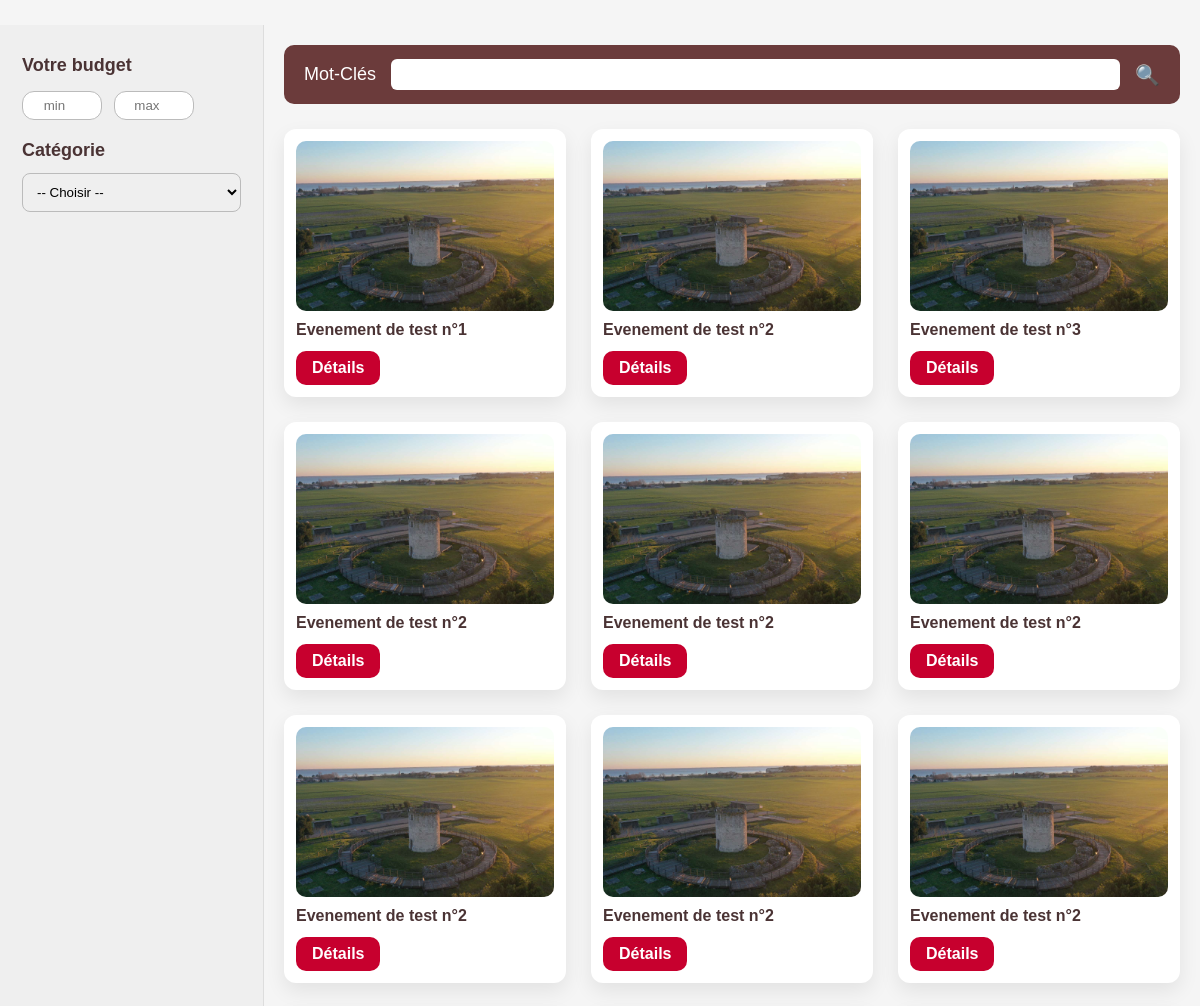
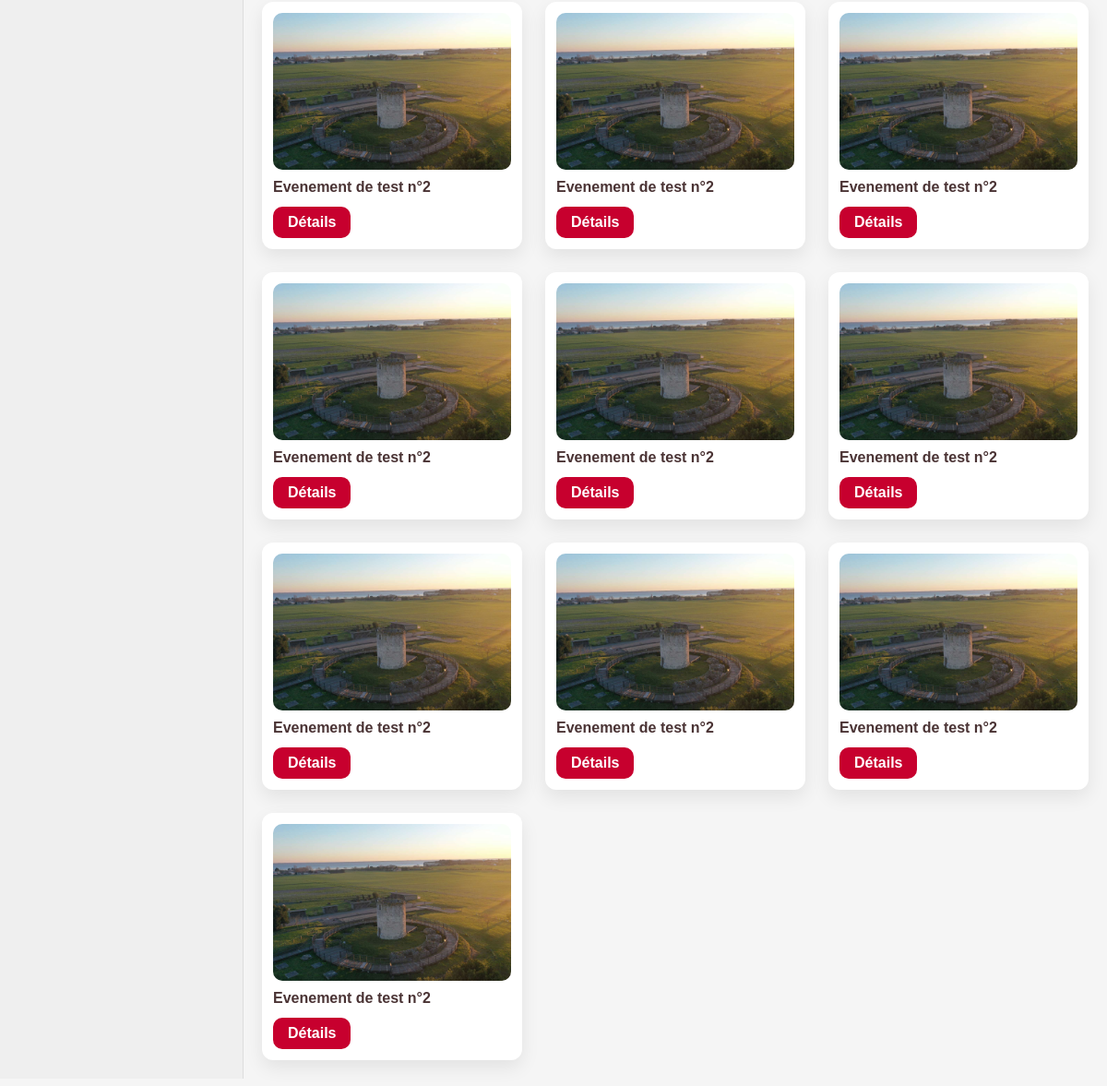
Screenshot of /site/controleurs/gestionEvent.php with the database file from the repository (2 pictures, top to bottom).
### tables this page shows
CREATE TABLE Evenement (
  idEvent INT NOT NULL AUTO_INCREMENT,
  libelleEvent VARCHAR(100) NOT NULL,
  descriptionEvent VARCHAR(500) NOT NULL,
  CONSTRAINT Evenement_PK PRIMARY KEY (idEvent)
);

### site/modeles/BaseEvenementDAO.php (called while the page is built, shortened)
<?php
include_once 'BaseDAO.php';
include_once 'Evenement.php';
class BaseEvenementDAO extends BaseDAO
{
    public function getLesEvenements(): array
    {
        try {
            $sql = "SELECT idEvent, libelleEvent, descriptionEvent FROM Evenement;";
            $stmt = $this->prepare($sql);
            $stmt->execute();
            $rows = $stmt->fetchAll(PDO::FETCH_ASSOC);
            $liste = [];
            foreach ($rows as $ligne) {
                $liste[] = new Evenement(
                    (int)$ligne['idEvent'],
                    (string)$ligne['libelleEvent'],
                    (string)$ligne['descriptionEvent']
                );
            }
            return $liste;
        } catch (Exception $e) {
            echo "Erreur : " . $e->getMessage();
            return [];
        }
    }
}

### site/modeles/BaseDAO.php (called while the page is built, shortened)
<?php
class BaseDAO
{
    protected PDO $db;
    protected function setConnexionBase(string $dsn, string $user, string $mdp, array $options): void
    {
        try {
            $this->db = new PDO($dsn, $user, $mdp, $options);
        } catch (PDOException $erreur) {
            die('Erreur de connexion à la base de données : ' . $erreur->getMessage());
        }
    }
    protected function prepare(string $sql): PDOStatement
    {
        return $this->db->prepare($sql);
    }
}

### site/modeles/Evenement.php (called while the page is built, shortened)
<?php
class Evenement
{
    private int $idEvent;
    private string $libelleEvent;
    public function __construct(int $id, string $lib, string $desc)
    {
        $this->idEvent = $id;
        $this->libelleEvent = $lib;
    }
    public function getId(): int
    {
        return $this->idEvent;
    }
    public function getLibEvent(): string
    {
        return $this->libelleEvent;
    }
}

### site/vues/listeEvents.php (the view, shortened to what this page needs)
<div class="events-container">
    <div class="sidebar">
        <div class="filter-title">Votre budget</div>
        <link rel="stylesheet" href="../styles/styleEvent.css">
        <link rel="stylesheet" href="../styles/styles.css">
        <div class="budget-zone">
            <input type="number" placeholder="min" class="budget-input">
            <input type="number" placeholder="max" class="budget-input">
        </div>
        <div class="filter-title" style="margin-top:20px;">Catégorie</div>
        <select>
            <option value="">-- Choisir --</option>
        </select>
    </div>
    <div class="content">
        <div class="search-bar">
            <span>Mot-Clés</span>
            <input type="text" class="search-input">
            <span class="search-icon">🔍</span>
        </div>
        <div class="event-grid">
            <?php
            foreach($lesEvents as $event) {
                echo '<div class="event-card">
                        <img src="../images/musee.jpg" alt="event">
                        <div class="event-title">' . htmlspecialchars($event->getLibEvent()) . '</div>
                        <a href="index.php?controleur=Event&action=afficherUn&id=' . htmlspecialchars($event->getId()) .'" class="details-link"> Détails </a>
                      </div>';
            }
            ?>
        </div>
    </div>
</div>

### site/styles/styleEvent.css (style rules this page uses)
.events-container { display: flex; width: 100%; background: #f5f5f5; padding: 25px 0; min-height: 99vh; box-sizing: border-box; }
.sidebar { width: 22%; background: #efefef; padding: 30px 22px; border-right: 1px solid #ddd; }
.filter-title { font-size: 18px; font-weight: 800; color: #4a3334; }
.budget-zone { margin-top: 15px; }
.budget-input { width: 80px; padding: 6px; margin-right: 8px; border-radius: 12px; border: 1px solid #bbb; text-align: center; }
select { margin-top: 12px; width: 100%; padding: 10px; border-radius: 8px; border: 1px solid #bbb; }
.content { width: 78%; padding: 20px; }
.search-bar { display: flex; align-items: center; gap: 15px; font-size: 18px; background: #6b3b3b; padding: 14px 20px; border-radius: 10px; color: white; }
.search-input { flex: 1; padding: 8px 12px; border-radius: 6px; border: none; }
.search-icon { font-size: 20px; color: white; }
.event-grid { display: grid; grid-template-columns: repeat(auto-fill, minmax(260px, 1fr)); gap: 25px; margin-top: 25px; }
.event-card { background: white; border-radius: 12px; padding: 12px; box-shadow: 0 8px 20px rgba(0,0,0,0.08); transition: .2s; }
.event-card img { width: 100%; height: 170px; object-fit: cover; border-radius: 10px; }
.event-title { margin-top: 10px; font-size: 16px; font-weight: 700; color: #4a3334; }
.details-link { display: inline-block; margin-top: 12px; padding: 8px 16px; background: #c7002e; color: white; border-radius: 10px; cursor: pointer; font-weight: 600; text-decoration: none; text-align: center; }

### site/styles/styles.css (style rules this page uses)
* { margin: 0; padding: 0; box-sizing: border-box; }
.event-title { font-weight: 600; }

### rows the page displays
evenement: libelleEvent "Evenement de test n°1"
evenement: libelleEvent "Evenement de test n°2"
evenement: libelleEvent "Evenement de test n°3"
evenement: libelleEvent "Evenement de test n°2"
evenement: libelleEvent "Evenement de test n°2"
evenement: libelleEvent "Evenement de test n°2"
evenement: libelleEvent "Evenement de test n°2"
evenement: libelleEvent "Evenement de test n°2"
evenement: libelleEvent "Evenement de test n°2"
evenement: libelleEvent "Evenement de test n°2"
evenement: libelleEvent "Evenement de test n°2"
evenement: libelleEvent "Evenement de test n°2"
evenement: libelleEvent "Evenement de test n°2"
evenement: libelleEvent "Evenement de test n°2"
evenement: libelleEvent "Evenement de test n°2"
evenement: libelleEvent "Evenement de test n°2"
evenement: libelleEvent "Evenement de test n°2"
evenement: libelleEvent "Evenement de test n°2"
evenement: libelleEvent "Evenement de test n°2"
